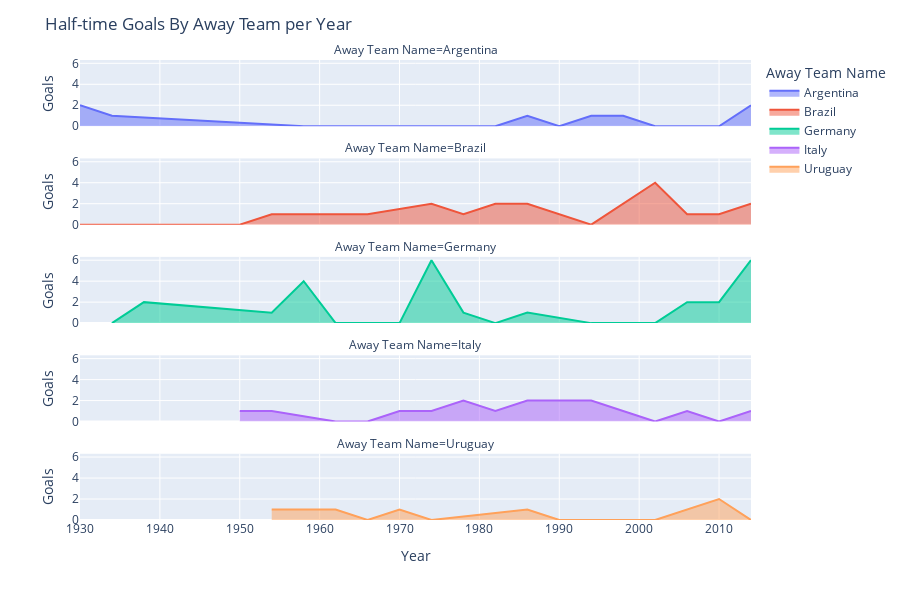

This figure's notebook cell:
### Code cell
# displaying the half time goals scored by the top 5 countries over the years at the world cup representing as the away team
fig=px.area(df_top5_AG,x="Year",y="Half-time Away Goals",facet_col="Away Team Name",
        facet_col_wrap=1,height=600,color="Away Team Name",labels={"Half-time Away Goals":"Goals"})
fig.update_layout(title="Half-time Goals By Away Team per Year")
fig.show()

### Figure 1 — Plotly figure (JSON) as saved in the notebook; plotly's stock layout.template omitted (floating-point values rounded to 4 significant figures)
{"data": [{"fillpattern": {"shape": ""}, "hovertemplate": "Away Team Name=Argentina<br>Year=%{x}<br>Goals=%{y}<extra></extra>", "legendgroup": "Argentina", "line": {"color": "#636efa"}, "marker": {"symbol": "circle"}, "mode": "lines", "name": "Argentina", "orientation": "v", "showlegend": true, "stackgroup": "1", "type": "scatter", "x": [1930, 1934, 1958, 1962, 1966, 1974, 1978, 1982, 1986, 1990, 1994, 1998, 2002, 2006, 2010, 2014], "xaxis": "x5", "y": [2, 1, 0, 0, 0, 0, 0, 0, 1, 0, 1, 1, 0, 0, 0, 2], "yaxis": "y5"}, {"fillpattern": {"shape": ""}, "hovertemplate": "Away Team Name=Brazil<br>Year=%{x}<br>Goals=%{y}<extra></extra>", "legendgroup": "Brazil", "line": {"color": "#EF553B"}, "marker": {"symbol": "circle"}, "mode": "lines", "name": "Brazil", "orientation": "v", "showlegend": true, "stackgroup": "1", "type": "scatter", "x": [1930, 1934, 1938, 1950, 1954, 1966, 1974, 1978, 1982, 1986, 1994, 2002, 2006, 2010, 2014], "xaxis": "x4", "y": [0, 0, 0, 0, 1, 1, 2, 1, 2, 2, 0, 4, 1, 1, 2], "yaxis": "y4"}, {"fillpattern": {"shape": ""}, "hovertemplate": "Away Team Name=Germany<br>Year=%{x}<br>Goals=%{y}<extra></extra>", "legendgroup": "Germany", "line": {"color": "#00cc96"}, "marker": {"symbol": "circle"}, "mode": "lines", "name": "Germany", "orientation": "v", "showlegend": true, "stackgroup": "1", "type": "scatter", "x": [1934, 1938, 1954, 1958, 1962, 1966, 1970, 1974, 1978, 1982, 1986, 1994, 2002, 2006, 2010, 2014], "xaxis": "x3", "y": [0, 2, 1, 4, 0, 0, 0, 6, 1, 0, 1, 0, 0, 2, 2, 6], "yaxis": "y3"}, {"fillpattern": {"shape": ""}, "hovertemplate": "Away Team Name=Italy<br>Year=%{x}<br>Goals=%{y}<extra></extra>", "legendgroup": "Italy", "line": {"color": "#ab63fa"}, "marker": {"symbol": "circle"}, "mode": "lines", "name": "Italy", "orientation": "v", "showlegend": true, "stackgroup": "1", "type": "scatter", "x": [1950, 1954, 1962, 1966, 1970, 1974, 1978, 1982, 1986, 1994, 2002, 2006, 2010, 2014], "xaxis": "x2", "y": [1, 1, 0, 0, 1, 1, 2, 1, 2, 2, 0, 1, 0, 1], "yaxis": "y2"}, {"fillpattern": {"shape": ""}, "hovertemplate": "Away Team Name=Uruguay<br>Year=%{x}<br>Goals=%{y}<extra></extra>", "legendgroup": "Uruguay", "line": {"color": "#FFA15A"}, "marker": {"symbol": "circle"}, "mode": "lines", "name": "Uruguay", "orientation": "v", "showlegend": true, "stackgroup": "1", "type": "scatter", "x": [1954, 1962, 1966, 1970, 1974, 1986, 1990, 2002, 2010, 2014], "xaxis": "x", "y": [1, 1, 0, 1, 0, 1, 0, 0, 2, 0], "yaxis": "y"}], "layout": {"annotations": [{"font": {}, "showarrow": false, "text": "Away Team Name=Uruguay", "x": 0.5, "xanchor": "center", "xref": "paper", "y": 0.144, "yanchor": "bottom", "yref": "paper"}, {"font": {}, "showarrow": false, "text": "Away Team Name=Italy", "x": 0.5, "xanchor": "center", "xref": "paper", "y": 0.358, "yanchor": "bottom", "yref": "paper"}, {"font": {}, "showarrow": false, "text": "Away Team Name=Germany", "x": 0.5, "xanchor": "center", "xref": "paper", "y": 0.572, "yanchor": "bottom", "yref": "paper"}, {"font": {}, "showarrow": false, "text": "Away Team Name=Brazil", "x": 0.5, "xanchor": "center", "xref": "paper", "y": 0.786, "yanchor": "bottom", "yref": "paper"}, {"font": {}, "showarrow": false, "text": "Away Team Name=Argentina", "x": 0.5, "xanchor": "center", "xref": "paper", "y": 1, "yanchor": "bottom", "yref": "paper"}], "height": 600, "legend": {"title": {"text": "Away Team Name"}, "tracegroupgap": 0}, "margin": {"t": 60}, "title": {"text": "Half-time Goals By Away Team per Year"}, "xaxis": {"anchor": "y", "domain": [0, 1], "title": {"text": "Year"}}, "xaxis2": {"anchor": "y2", "domain": [0, 1], "matches": "x", "showticklabels": false}, "xaxis3": {"anchor": "y3", "domain": [0, 1], "matches": "x", "showticklabels": false}, "xaxis4": {"anchor": "y4", "domain": [0, 1], "matches": "x", "showticklabels": false}, "xaxis5": {"anchor": "y5", "domain": [0, 1], "matches": "x", "showticklabels": false}, "yaxis": {"anchor": "x", "domain": [0, 0.144], "title": {"text": "Goals"}}, "yaxis2": {"anchor": "x2", "domain": [0.214, 0.358], "matches": "y", "title": {"text": "Goals"}}, "yaxis3": {"anchor": "x3", "domain": [0.428, 0.572], "matches": "y", "title": {"text": "Goals"}}, "yaxis4": {"anchor": "x4", "domain": [0.642, 0.786], "matches": "y", "title": {"text": "Goals"}}, "yaxis5": {"anchor": "x5", "domain": [0.856, 1], "matches": "y", "title": {"text": "Goals"}}}}
